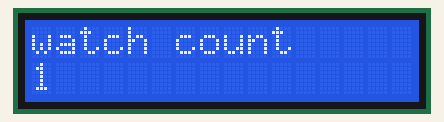
A sketch run on a simulated Arduino Uno, built with avr-gcc and run on an emulated ATmega328P. Shown: 16×2 character LCD.

Above: at 0.1 s.
At 1.1 s:
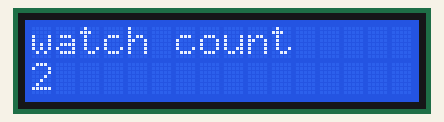
At 2.1 s:
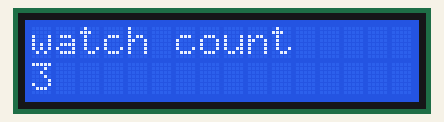
At 4.1 s:
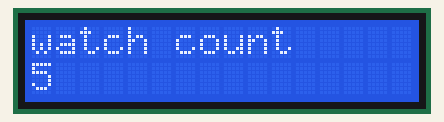
At 6.1 s:
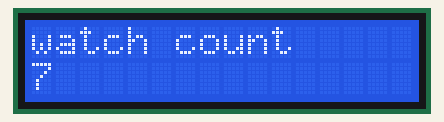
At 9.1 s:
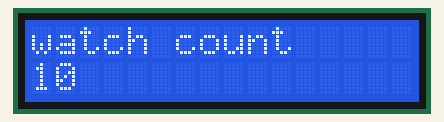

The sketch:

LCDDisplay.ino
```cpp
#include <LiquidCrystal.h>

// global variables and objects
int rs = 7;
int en = 8;
int d4 = 9;
int d5 = 10;
int d6 = 11;
int d7 = 12;

int dt = 1000;
//setup lcd pins
LiquidCrystal lcd(rs,en,d4,d5,d6,d7);
void setup() {
  // put your setup code here, to run once:

  // lcd size: 16 columns and 2 rows
  //lcd.begin(columns,rows);
  lcd.begin(16,2);

}

void loop() {
  // put your main code here, to run repeatedly:
  lcd.setCursor(0,0);
  lcd.print("watch count");
  for(int j = 1; j <= 10; j++) {
    lcd.setCursor(0,1);
    lcd.print(j);
    // need time to delay to see the display
    delay(dt);
  }
    // clear display
    lcd.clear();

}
```

Measured:
- by itself, everything shown: repeats every 10.0 s, in 11 steps
- what the display in image 1 shows lasts 1.0 s, from 1.1 s to 2.1 s
